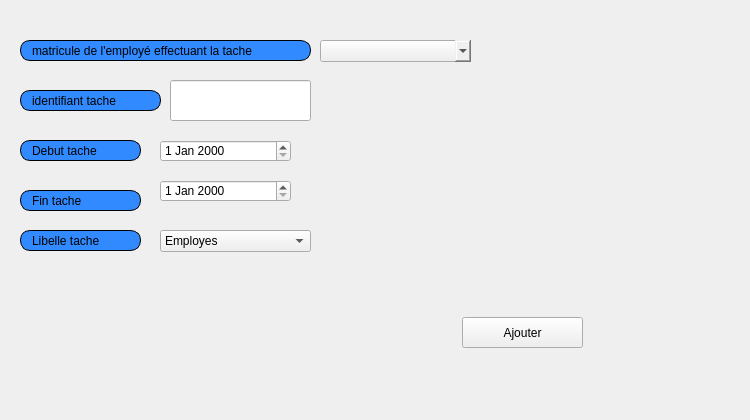
     <widget class="QWidget" name="tab_4">
      <attribute name="title">
       <string>Ajouter</string>
      </attribute>
      <widget class="QLabel" name="label_38">
       <property name="geometry">
        <rect>
         <x>20</x>
         <y>230</y>
         <width>121</width>
         <height>21</height>
        </rect>
       </property>
       <property name="styleSheet">
        <string notr="true">border: 1px solid black;
border-radius: 10px;
padding: 0 8px;
background: #318aff;
font: bold, &quot;Arial&quot;;;
text-align:center;
</string>
       </property>
       <property name="text">
        <string>Libelle tache</string>
       </property>
      </widget>
      <widget class="QLabel" name="label_35">
       <property name="geometry">
        <rect>
         <x>20</x>
         <y>90</y>
         <width>141</width>
         <height>21</height>
        </rect>
       </property>
       <property name="styleSheet">
        <string notr="true">border: 1px solid black;
border-radius: 10px;
padding: 0 8px;
background: #318aff;
font: bold, &quot;Arial&quot;;;
text-align:center;
</string>
       </property>
       <property name="text">
        <string>identifiant tache</string>
       </property>
      </widget>
      <widget class="QDateEdit" name="debut_tache_ajouter">
       <property name="geometry">
        <rect>
         <x>160</x>
         <y>140</y>
         <width>131</width>
         <height>22</height>
        </rect>
       </property>
       <property name="styleSheet">
        <string notr="true">font: bold, &quot;Arial&quot;;;</string>
       </property>
      </widget>
      <widget class="QLabel" name="label_57">
       <property name="geometry">
        <rect>
         <x>20</x>
         <y>40</y>
         <width>291</width>
         <height>21</height>
        </rect>
       </property>
       <property name="styleSheet">
        <string notr="true">border: 1px solid black;
border-radius: 10px;
padding: 0 8px;
background: #318aff;
font: bold, &quot;Arial&quot;;;
text-align:center;
</string>
       </property>
       <property name="text">
        <string>matricule de l'employé effectuant la tache</string>
       </property>
      </widget>
      <widget class="QLabel" name="label_36">
       <property name="geometry">
        <rect>
         <x>20</x>
         <y>190</y>
         <width>121</width>
         <height>21</height>
        </rect>
       </property>
       <property name="styleSheet">
        <string notr="true">border: 1px solid black;
border-radius: 10px;
padding: 0 8px;
background: #318aff;
font: bold, &quot;Arial&quot;;;
text-align:center;
</string>
       </property>
       <property name="text">
        <string>Fin tache</string>
       </property>
      </widget>
      <widget class="QLineEdit" name="identifiant_tache_ajouter">
       <property name="geometry">
        <rect>
         <x>170</x>
         <y>80</y>
         <width>141</width>
         <height>41</height>
        </rect>
       </property>
      </widget>
      <widget class="QLabel" name="label_37">
       <property name="geometry">
        <rect>
         <x>20</x>
         <y>140</y>
         <width>121</width>
         <height>21</height>
        </rect>
       </property>
       <property name="styleSheet">
        <string notr="true">border: 1px solid black;
border-radius: 10px;
padding: 0 8px;
background: #318aff;
font: bold, &quot;Arial&quot;;;
text-align:center;
</string>
       </property>
       <property name="text">
        <string>Debut tache</string>
       </property>
      </widget>
      <widget class="QDateEdit" name="fin_tache_ajouter">
       <property name="geometry">
        <rect>
         <x>160</x>
         <y>180</y>
         <width>131</width>
         <height>22</height>
        </rect>
       </property>
       <property name="styleSheet">
        <string notr="true">font: bold, &quot;Arial&quot;;;</string>
       </property>
      </widget>
      <widget class="QPushButton" name="ajouter_tache">
       <property name="geometry">
        <rect>
         <x>462</x>
         <y>317</y>
         <width>121</width>
         <height>31</height>
        </rect>
       </property>
       <property name="styleSheet">
        <string notr="true">
font: bold, &quot;Arial&quot;;;
background-color: qlineargradient(x1: 0, y1: 0, x2: 0, y2: 1,
                                       stop: 0 #dadbde, stop: 1 #f6f7fa);</string>
       </property>
       <property name="text">
        <string>Ajouter</string>
       </property>
       <property name="icon">
        <iconset resource="ressources.qrc">
         <normaloff>:/images/img/app.png</normaloff>:/images/img/app.png</iconset>
       </property>
      </widget>
      <widget class="QLabel" name="label_48">
       <property name="geometry">
        <rect>
         <x>-130</x>
         <y>0</y>
         <width>741</width>
         <height>411</height>
        </rect>
       </property>
       <property name="text">
        <string/>
       </property>
       <property name="pixmap">
        <pixmap resource="ressources.qrc">:/images/img/imf.jpg</pixmap>
       </property>
       <property name="scaledContents">
        <bool>true</bool>
       </property>
      </widget>
      <widget class="QComboBox" name="combobox_libelle_tache">
       <property name="geometry">
        <rect>
         <x>160</x>
         <y>230</y>
         <width>151</width>
         <height>22</height>
        </rect>
       </property>
       <property name="styleSheet">
        <string notr="true">font: bold, &quot;Arial&quot;;;

QComboBox {
    margin-right: 20px;
}
QComboBox::drop-down {
    subcontrol-origin: margin;
}font: bold, &quot;Arial&quot;</string>
       </property>
       <item>
        <property name="text">
         <string>Employes</string>
        </property>
       </item>
       <item>
        <property name="text">
         <string>Chantiers</string>
        </property>
       </item>
       <item>
        <property name="text">
         <string>Fournisseurs</string>
        </property>
       </item>
       <item>
        <property name="text">
         <string>Materiaux</string>
        </property>
       </item>
       <item>
        <property name="text">
         <string>Evenements</string>
        </property>
       </item>
       <item>
        <property name="text">
         <string>Dons</string>
        </property>
       </item>
      </widget>
      <widget class="QComboBox" name="matricule_tache_ajouter">
       <property name="geometry">
        <rect>
         <x>320</x>
         <y>40</y>
         <width>171</width>
         <height>22</height>
        </rect>
       </property>
       <property name="styleSheet">
        <string notr="true">QComboBox {
    margin-right: 20px;
}
QComboBox::drop-down {
    subcontrol-origin: margin;
}</string>
       </property>
      </widget>
      <zorder>label_48</zorder>
      <zorder>label_38</zorder>
      <zorder>label_35</zorder>
      <zorder>debut_tache_ajouter</zorder>
      <zorder>label_57</zorder>
      <zorder>label_36</zorder>
      <zorder>identifiant_tache_ajouter</zorder>
      <zorder>label_37</zorder>
      <zorder>fin_tache_ajouter</zorder>
      <zorder>ajouter_tache</zorder>
      <zorder>combobox_libelle_tache</zorder>
      <zorder>matricule_tache_ajouter</zorder>
     </widget>
